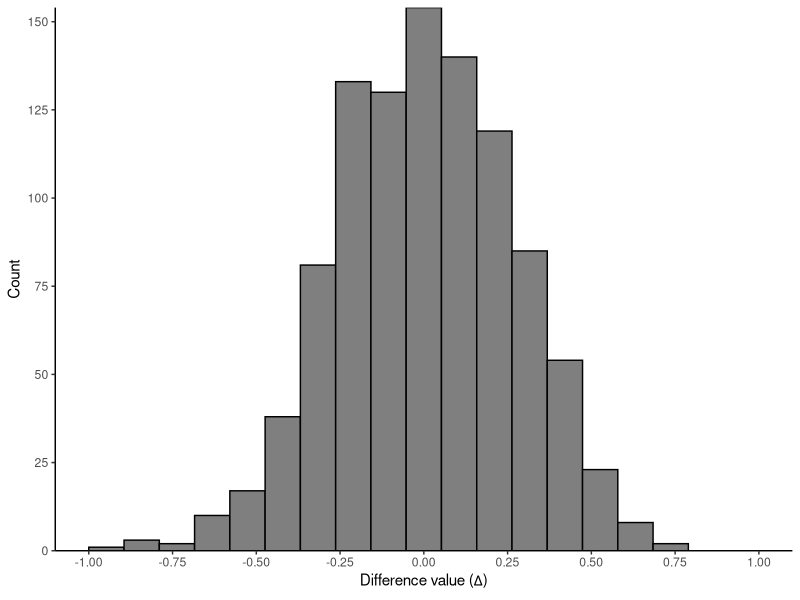
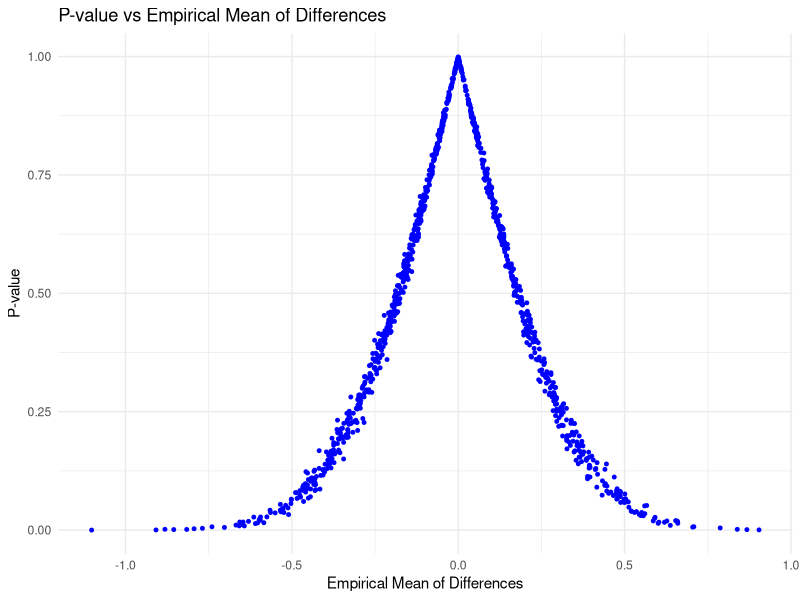
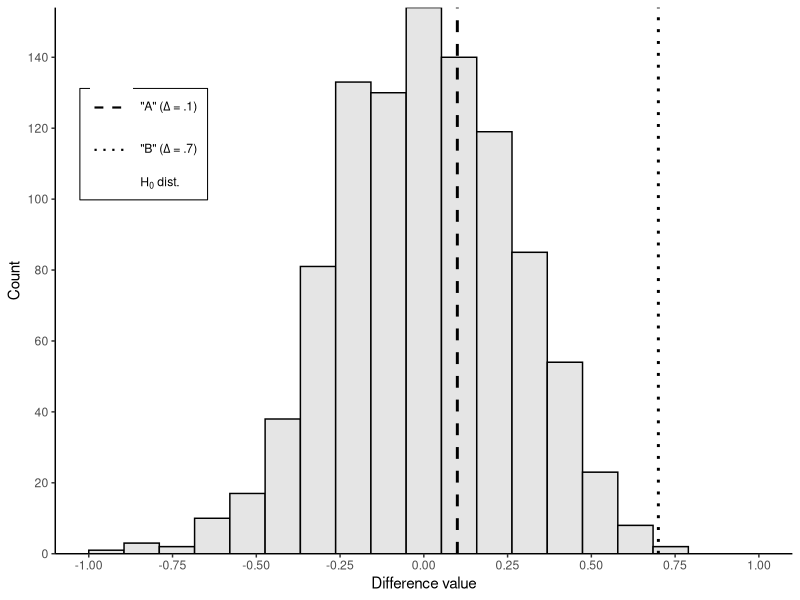
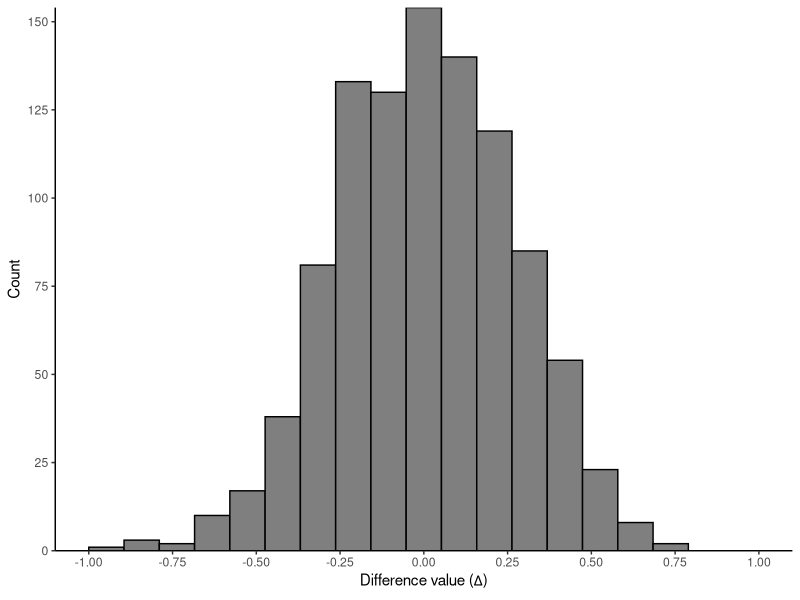
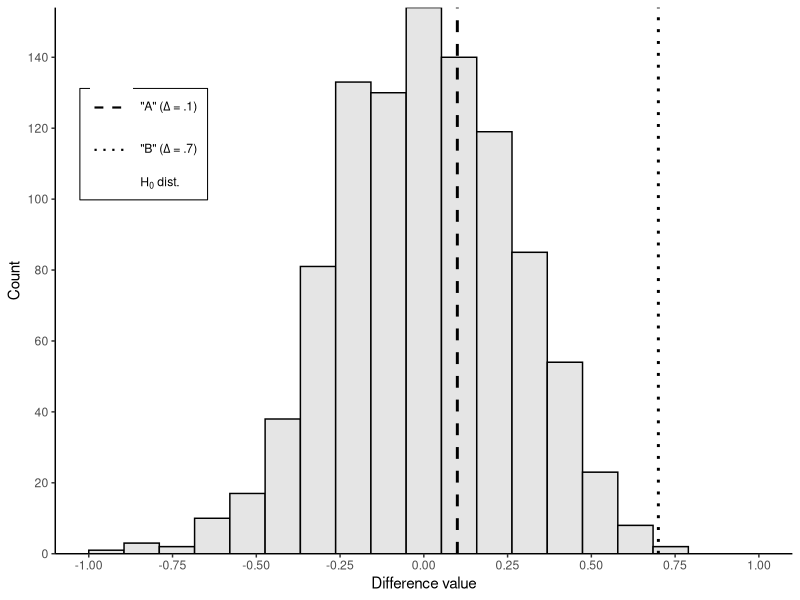

Write R code to recreate these figures, in order.
## ---- chunk 1
library(ggplot2)
library(dplyr)
library(tidyr)
## ---- chunk 2
data <- ("
        Higher  Lower
Value1      1      120
Value2      118      2
")

data_as_matrix <- as.matrix(read.table(textConnection(data), header = TRUE))
fisher.test(data_as_matrix)
## ---- chunk 3
# alternative hypothesis - This is the statement that contradicts the null hypothesis.
print("The alternative hypothesis to 'social media results in lower cognitive ability' is 'social media does not result in lower cognitive ability or results in higher cognitive ability'. However, NH is usually that 'nothing happened' or 'no difference'., so maybe the null hypothesis is that social media doesn't affect cognitive abiliy? We're going to press forward with the original definition and the way this was phrashed.")
## ---- chunk 4
test_result <- fisher.test(data_as_matrix)

# p-value -  measure probability of taining the observed results, assuming null hypotthesis is true. Low p-value = greater statistical signficance. 0.05 or lower is considered signficant
p_value <- test_result$p.value
cat("The p-value is: ", p_value)
## ---- chunk 5
cat("The null hypothesis is disproven because the p-value is less than 0.05. We reject the null hypothesis and accept the alterative hypothesis")
## ---- chunk 6
cat("Because we used fisher.test() and did not specify the alternative parameter, the test is two-sided by default.")
## ---- chunk 7
print("The alternative hypothesis to 'the coin is a fair coin' is 'the coin is not a fair coin' and that it will land on heads or tails disporitaionally ")
print("This is a two-sided test because we are looking for any difference in the distribution of heads and tails, not just one side.")
## ---- chunk 8
p_val <- 2 * pbinom(5, size = 100, prob = 0.5)
print(p_val) #  1.252325e-22
## ---- chunk 9
cat("The null hypothesis is disproven because the p-value is less than 0.05. We reject the null hypothesis and accept the alterative hypothesis")
## ---- chunk 10
print("Because we are looking for any difference in the distribution of heads and tails, not just one side, this is a two-sided test. We are looking for any difference in the distribution of heads and tails, not just one side.")
## ---- chunk 11
# 10.1 says to copy code and modify it

# import libraries
library(cowplot)
library(ggplot2)
library(glue)
library(pracma)
library(reshape)
library(scales)
library(truncnorm)


#-------- Figure 10.2: Empirical distribution under H0 ---------#
#---------------------------------------------------------------#
N <- 1e2 # per group per sample
numExps <- 1e3
meandiff <- numeric(numExps)

# run the experiment
for (i in 1:numExps) {
  pre <- rtruncnorm(N, a = -5, b = 10, mean = 6, sd = 2)
  pst <- rtruncnorm(N, a = -5, b = 10, mean = 6, sd = 2)
  meandiff[i] <- mean(pst) - mean(pre)
}

df <- data.frame(x = meandiff)
fig <- ggplot(df, aes(x = x)) +
  geom_histogram(bins = 20, color = "black", fill = "gray50") +
  scale_x_continuous(breaks = seq(-1, 1, .25), limits = c(-1, 1)) +
  scale_y_continuous(breaks = seq(0, 150, 25), expand = c(0, 0)) +
  labs(x = expression(paste("Difference value (", Delta, ")")), y = "Count") +
  theme_classic()

fig
ggsave(filename = "hyp_empH0.png", width = 8, height = 4, units = "in", dpi = 300)

# write.csv(df, "experiment_results.csv", row.names = FALSE)


p <- t.test(meandiff, mu = 0)$p.value

# Print the p-value
cat("The p-value from the t-test is:", p, "\n")
## ---- chunk 12
# Initialize variables to track false alarm rate
threshold <- 0.05 # Set the p-value threshold
false_alarm_count <- 0
num_repeats <- 100 # Number of times to run the t-test

# Run the t-test 100 times and count false alarms
for (i in 1:num_repeats) {
  # Perform the t-test on 'meandiff' values, assuming the null hypothesis mean is 0
  p_value <- t.test(meandiff, mu = 0)$p.value

  # Check if p-value is below the threshold
  if (p_value < threshold) {
    false_alarm_count <- false_alarm_count + 1
  }
}

# Calculate the false alarm rate
false_alarm_rate <- false_alarm_count / num_repeats

# Print the results
cat("The false alarm rate (p-value < 0.05) after 100 t-tests is:", false_alarm_rate, "\n")
## ---- chunk 13
#-------- Figure 10.2: Empirical distribution under H0 ---------#
#---------------------------------------------------------------#
N <- 1e2 # per group per sample
numExps <- 1e3 # number of experiments
meandiff <- numeric(numExps)
p_values <- numeric(numExps) # To store p-values from each t-test
empirical_means <- numeric(numExps) # To store empirical means for plotting

# Run the experiment to generate 'meandiff' and capture p-values from t-tests
for (i in 1:numExps) {
  pre <- rtruncnorm(N, a = -5, b = 10, mean = 6, sd = 2)
  pst <- rtruncnorm(N, a = -5, b = 10, mean = 6, sd = 2)
  meandiff[i] <- mean(pst) - mean(pre)
  empirical_means[i] <- mean(meandiff[i]) # Capture the empirical mean

  # Perform a t-test on the full samples (pre and pst) to calculate p-value
  p_values[i] <- t.test(pst, pre)$p.value
}

# Create a data frame for plotting p-values vs empirical means
df_empirical <- data.frame(
  empirical_mean = empirical_means,
  p_value = p_values
)

# Create the plot for p-values vs empirical means
fig_empirical <- ggplot(df_empirical, aes(x = empirical_mean, y = p_value)) +
  geom_point(color = "blue", size = 1) +
  labs(x = "Empirical Mean of Differences", y = "P-value", title = "P-value vs Empirical Mean of Differences") +
  theme_minimal()

# Display the plot
print(fig_empirical)
## ---- chunk 14
#-------- Figure 10.3: Distribution assuming H0 is true ---------#
#----------------------------------------------------------------#
fig <- ggplot(df, aes(x = x)) +
  geom_histogram(aes(linetype = "H"), bins = 20, color = "black", fill = "gray90", show.legend = FALSE) +
  geom_vline(aes(xintercept = .1, linetype = "b"), lwd = 1, key_glyph = "path") +
  geom_vline(aes(xintercept = .7, linetype = "c"), lwd = 1, key_glyph = "path") +
  scale_x_continuous(breaks = seq(-1, 1, .25), limits = c(-1, 1)) +
  scale_y_continuous(breaks = seq(0, 140, 20), expand = c(0, 0)) +
  scale_linetype_manual(
    labels = c(
      expression(paste('"A" (', Delta, " = .1)")),
      expression(paste('"B" (', Delta, " = .7)")),
      expression(paste("H"[0], " dist."))
    ),
    values = c(H = "solid", b = "dashed", c = "dotted")
  ) +
  labs(x = "Difference value", y = "Count") +
  theme_classic() +
  guides(linetype = guide_legend(override.aes = list(
    linetype = c("dashed", "dotted", "solid"),
    size = 10, linewidth = c(.75, .75, 3),
    color = c("black", "black", "gray")
  ))) +
  theme(
    legend.title = element_blank(),
    legend.position = c(.12, .75),
    legend.text.align = 0,
    legend.background = element_blank(),
    legend.box.background = element_rect(colour = "black"),
    legend.box.margin = margin(-7, 2, -2, 2)
  ) # top, right, bottom, left

fig
ggsave(filename = "hyp_empH0_withAs.png", width = 8, height = 4, units = "in", dpi = 300)
## ---- chunk 15

## ---- chunk 16

## ---- chunk 17

## ---- chunk 18

## ---- chunk 19

## ---- chunk 20
